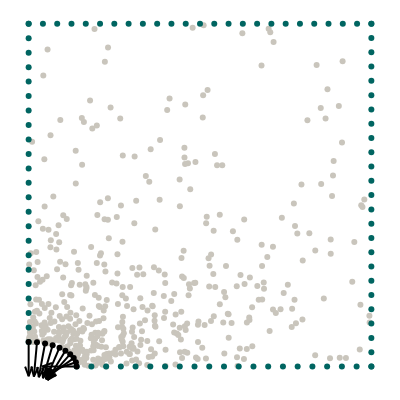

This figure's notebook cell:
### Markdown cell above
## Geometry

We want to model a quarter of a plate with an elliptical hole. The domain itself is represented by collocation points, the boundaries are represented by uniformly sampled points along the perimeter.

### Code cell
import torch
from torch.optim.lr_scheduler import StepLR, ExponentialLR
import numpy as np
from scipy.stats import qmc
from plotly.express.colors import sequential
import plotly.graph_objects as go
import plotly.figure_factory as ff
from tqdm import tqdm
import matplotlib.pyplot as plt

torch.set_default_dtype(torch.float64)
from global_constants import L, R, MU, LBD, N1, N2

# Elliptical axis in x direction
Rx = 0.14
# Elliptical axis in y direction
Ry = R**2 / Rx
# Number of points for one boundary 
N = 25
# Number of collocation points
collo_number = 500

# Number of hidden neurons
hn = 50

# Weight of PDE loss
W_PDE = 0.00001 #previous value -> 0.001
# Weight of Neumann loss
W_NEU = 0.0005 #previous value -> 0.05 
# Weight of data losses
W_STRESS = 0.0
W_DISP = 0.0


# Load reference data
data_input = torch.as_tensor(
    np.loadtxt(f"data/inputs_Rx={Rx}.csv", delimiter=","), dtype=torch.float64
)
data_output = torch.as_tensor(
    np.loadtxt(f"data/outputs_Rx={Rx}.csv", delimiter=","), dtype=torch.float64
)

# Create collocation points
points = L * qmc.LatinHypercube(d=2).random(N**4)
mask = (((points[:, 0] ** 2) / (Rx**2)) + ((points[:, 1] ** 2) / (Ry**2))) > 1
valid_points = points[mask]
density = 1 / (valid_points[:,0]**2 / Rx**2 + valid_points[:,1]**2 / Ry**2)**1
selected_points = np.random.choice(len(valid_points[:,0]), size= collo_number, replace= False,  p = density / np.sum(density))
collocation = torch.tensor(valid_points[selected_points], requires_grad=True).double()

# #additional collocation points
# border = 0.2 * L * qmc.LatinHypercube(d=2).random(N**2)
# upperRy = Ry + 0.05
# upperRx = Rx + 0.05
# bordermask = (((border[:, 0] ** 2) / (upperRx**2)) + ((border[:, 1] ** 2) / (upperRy**2))) < 1
# bordermask2 = ((((border[bordermask][:, 0] ** 2) / (Rx**2)) + ((border[bordermask][:, 1] ** 2) / (Ry**2))) > 1)
# bordermask3 = (border[bordermask][bordermask2][:, 0] <  0.20)
# #bordermask4 = (border[bordermask][bordermask2][bordermask3][:, 1] <  0.95)
# addi_collo = torch.tensor(border[bordermask][bordermask2][bordermask3], requires_grad=True).double()
# complete_collo = torch.cat((collocation, addi_collo), 0)

# Boundary points
x_top = torch.linspace(0, L, N, requires_grad=True).double()
y_top = L * torch.ones((N, 1), requires_grad=True).double()
top = torch.column_stack([x_top, y_top]).double()

NN = int(N * (L - Rx) / L)
x_bottom = torch.linspace(Rx, L, NN).double()
y_bottom = torch.zeros((NN, 1)).double()
bottom = torch.column_stack([x_bottom, y_bottom]).double()

NN = int(N * (L - Ry) / L)
x_left = torch.zeros((NN, 1)).double()
y_left = torch.linspace(Ry, L, NN).double()
left = torch.column_stack([x_left, y_left]).double()

x_right = L * torch.ones((N, 1)).double()
y_right = torch.linspace(0, L, N).double()
right = torch.column_stack([x_right, y_right]).double()

phi = np.linspace(0, 0.5 * np.pi, int(N * np.pi * Rx / L))
x_hole = torch.tensor(Rx * np.cos(phi), requires_grad=True).double()
y_hole = torch.tensor(Ry * np.sin(phi), requires_grad=True).double()
n_hole = torch.tensor(np.stack([-Ry * np.cos(phi), -Rx * np.sin(phi)]).T).double()
n_hole = n_hole / torch.linalg.norm(n_hole, axis=1)[:, None]
hole = torch.column_stack([x_hole, y_hole]).double()

# Visualize geometry
with torch.no_grad():
    mode = "markers"
    gray = dict(color="#C9C5BC")
    green = dict(color="#006561")
    black = dict(color="black")
    fig = ff.create_quiver(hole[:, 0], hole[:, 1], n_hole[:, 0], n_hole[:, 1], marker=black)
    fig.add_trace(go.Scatter(x=collocation[:, 0], y=collocation[:, 1], mode=mode, marker=gray))
    fig.add_trace(go.Scatter(x=top[:, 0], y=top[:, 1], mode=mode, marker=green))
    fig.add_trace(go.Scatter(x=bottom[:, 0], y=bottom[:, 1], mode=mode, marker=green))
    fig.add_trace(go.Scatter(x=left[:, 0], y=left[:, 1], mode=mode, marker=green))
    fig.add_trace(go.Scatter(x=right[:, 0], y=right[:, 1], mode=mode, marker=green))
    fig.add_trace(go.Scatter(x=hole[:, 0], y=hole[:, 1], mode=mode, marker=black))
    fig.layout.yaxis.scaleanchor = "x"
    fig.update_layout(
        template="none",
        width=400,
        height=400,
        margin=dict(l=0, r=0, b=0, t=0),
        showlegend=False,
    )
    fig.update_xaxes(visible=False)
    fig.update_yaxes(visible=False)
    fig.show()

### Figure 1 — Plotly figure (JSON) as saved in the notebook; plotly's stock layout.template omitted (floating-point values rounded to 4 significant figures; data arrays with more than 128 entries replaced by an {"elided": "..."} marker saying what was removed)
{"data": [{"marker": {"color": "black"}, "mode": "lines", "type": "scatter", "x": [0.14, 0.04, null, 0.1379, 0.04336, null, 0.1316, 0.05015, null, 0.1212, 0.05502, null, 0.1072, 0.05529, null, 0.08999, 0.05063, null, 0.07, 0.04174, null, 0.04788, 0.02963, null, 0.02431, 0.01535, null, 8.573e-18, 5.448e-18, null, 0.06819, 0.04, 0.06819, null, 0.06665, 0.04336, 0.07335, null, 0.06714, 0.05015, 0.07906, null, 0.066, 0.05502, 0.08138, null, 0.06117, 0.05529, 0.07871, null, 0.0523, 0.05063, 0.07116, null, 0.03987, 0.04174, 0.05955, null, 0.02468, 0.02963, 0.04486, null, 0.007657, 0.01535, 0.0281, null, -0.01026, 5.448e-18, 0.01026, null], "y": [0, 0, null, 0.0124, -0.02026, null, 0.02443, -0.03365, null, 0.03571, -0.03922, null, 0.04591, -0.03953, null, 0.05472, -0.03721, null, 0.06186, -0.03407, null, 0.06712, -0.0312, null, 0.07034, -0.02925, null, 0.07143, -0.02857, null, 0.01026, 0, -0.01026, null, -0.001355, -0.02026, -0.02075, null, -0.00892, -0.03365, -0.02563, null, -0.0113, -0.03922, -0.02489, null, -0.01011, -0.03953, -0.02077, null, -0.007258, -0.03721, -0.01533, null, -0.004125, -0.03407, -0.009923, null, -0.001608, -0.0312, -0.005355, null, -0.0002576, -0.02925, -0.002096, null, -0.0003806, -0.02857, -0.0003806, null]}, {"marker": {"color": "#C9C5BC"}, "mode": "markers", "type": "scatter", "x": {"elided": "500 float values"}, "y": {"elided": "500 float values"}}, {"marker": {"color": "#006561"}, "mode": "markers", "type": "scatter", "x": [0, 0.04167, 0.08333, 0.125, 0.1667, 0.2083, 0.25, 0.2917, 0.3333, 0.375, 0.4167, 0.4583, 0.5, 0.5417, 0.5833, 0.625, 0.6667, 0.7083, 0.75, 0.7917, 0.8333, 0.875, 0.9167, 0.9583, 1], "y": [1, 1, 1, 1, 1, 1, 1, 1, 1, 1, 1, 1, 1, 1, 1, 1, 1, 1, 1, 1, 1, 1, 1, 1, 1]}, {"marker": {"color": "#006561"}, "mode": "markers", "type": "scatter", "x": [0.14, 0.183, 0.226, 0.269, 0.312, 0.355, 0.398, 0.441, 0.484, 0.527, 0.57, 0.613, 0.656, 0.699, 0.742, 0.785, 0.828, 0.871, 0.914, 0.957, 1], "y": [0, 0, 0, 0, 0, 0, 0, 0, 0, 0, 0, 0, 0, 0, 0, 0, 0, 0, 0, 0, 0]}, {"marker": {"color": "#006561"}, "mode": "markers", "type": "scatter", "x": [0, 0, 0, 0, 0, 0, 0, 0, 0, 0, 0, 0, 0, 0, 0, 0, 0, 0, 0, 0, 0, 0, 0], "y": [0.07143, 0.1136, 0.1558, 0.1981, 0.2403, 0.2825, 0.3247, 0.3669, 0.4091, 0.4513, 0.4935, 0.5357, 0.5779, 0.6201, 0.6623, 0.7045, 0.7468, 0.789, 0.8312, 0.8734, 0.9156, 0.9578, 1]}, {"marker": {"color": "#006561"}, "mode": "markers", "type": "scatter", "x": [1, 1, 1, 1, 1, 1, 1, 1, 1, 1, 1, 1, 1, 1, 1, 1, 1, 1, 1, 1, 1, 1, 1, 1, 1], "y": [0, 0.04167, 0.08333, 0.125, 0.1667, 0.2083, 0.25, 0.2917, 0.3333, 0.375, 0.4167, 0.4583, 0.5, 0.5417, 0.5833, 0.625, 0.6667, 0.7083, 0.75, 0.7917, 0.8333, 0.875, 0.9167, 0.9583, 1]}, {"marker": {"color": "black"}, "mode": "markers", "type": "scatter", "x": [0.14, 0.1379, 0.1316, 0.1212, 0.1072, 0.08999, 0.07, 0.04788, 0.02431, 8.573e-18], "y": [0, 0.0124, 0.02443, 0.03571, 0.04591, 0.05472, 0.06186, 0.06712, 0.07034, 0.07143]}], "layout": {"height": 400, "hovermode": "closest", "margin": {"b": 0, "l": 0, "r": 0, "t": 0}, "showlegend": false, "width": 400, "xaxis": {"visible": false}, "yaxis": {"scaleanchor": "x", "visible": false}}}
